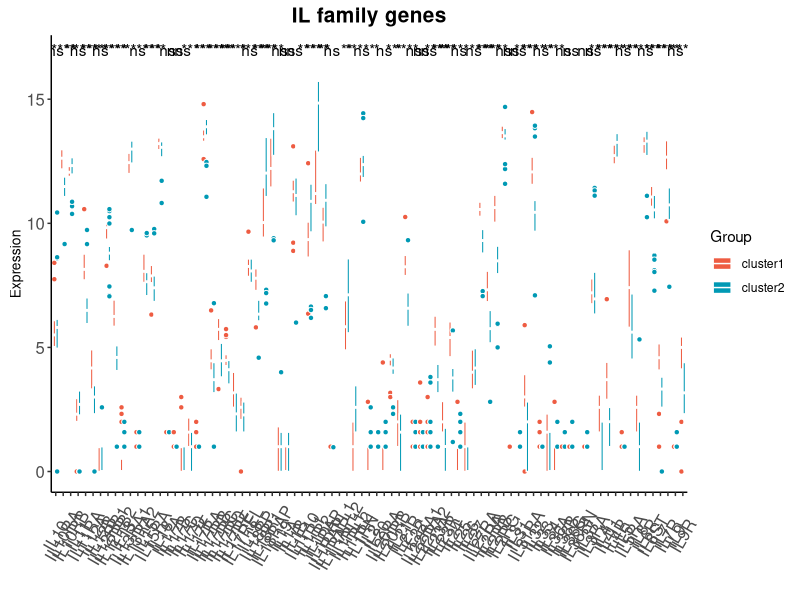
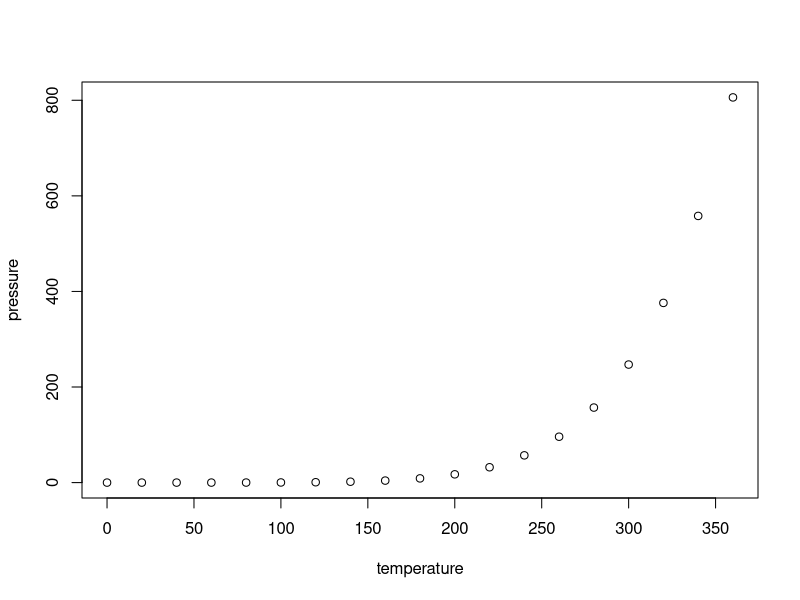

Reproduce these figures in R, in order.
## ---- chunk 1
rm(list = ls())

rt=read.table("IL_gene.txt",sep="\t",header=T,row.names=1,check.names=F)   
rt1=rt[,-1]
rt1=t(rt1)
rt1=log2(rt1+1)
library(tidyverse)
rt1=as.data.frame(t(rt1))
dat <- rt1 %>% as.data.frame() %>%
  rownames_to_column("Sample") %>% 
  gather(key = Complement_Gene,value = Expression,-Sample)
dat$Group = rt[,1]
library(ggpubr)
ggplot(dat,aes(Complement_Gene,Expression,fill = Group)) + 
  geom_boxplot(outlier.shape = 21,color = "white") + 
  labs(title = "IL family genes", 
       x="",y = "Expression") +
  theme(legend.position = "top") +   
  theme_classic()  + 
  theme(axis.title.y =  element_text(size = 10,vjust = 0.5,hjust = 0.5))+
  theme(axis.text.x = element_text(size = 12,angle = 45,vjust = 0.5,hjust = 0.5))+
  theme(axis.text.y = element_text(size = 12))+
  theme(plot.title = element_text(hjust = 0.5,size=15,face="bold"))+
  
  theme(axis.text.x = element_text(angle=60,vjust = 0.5))+
  scale_fill_manual(values = c("tomato2","#0099B4FF"))+ stat_compare_means(aes(group = Group,label = ..p.signif..),method = "wilcox.test")

## ---- chunk 2
summary(cars)
## ---- chunk 3
plot(pressure)
